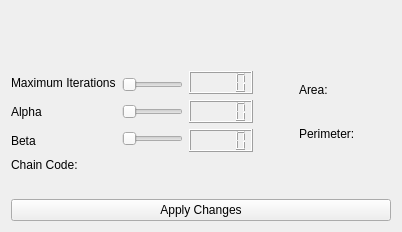
      <widget class="QWidget" name="tab_2">
       <attribute name="title">
        <string>Active Contour</string>
       </attribute>
       <layout class="QVBoxLayout" name="verticalLayout_4">
        <item>
         <layout class="QHBoxLayout" name="horizontalLayout_29">
          <item>
           <widget class="QLabel" name="original_image_tab9">
            <property name="text">
             <string/>
            </property>
           </widget>
          </item>
          <item>
           <widget class="QLabel" name="contoured_image">
            <property name="text">
             <string/>
            </property>
           </widget>
          </item>
         </layout>
        </item>
        <item>
         <spacer name="verticalSpacer_6">
          <property name="orientation">
           <enum>Qt::Vertical</enum>
          </property>
          <property name="sizeType">
           <enum>QSizePolicy::Minimum</enum>
          </property>
          <property name="sizeHint" stdset="0">
           <size>
            <width>20</width>
            <height>40</height>
           </size>
          </property>
         </spacer>
        </item>
        <item>
         <layout class="QHBoxLayout" name="horizontalLayout_31" stretch="5,10,0,0,5,5">
          <item>
           <layout class="QVBoxLayout" name="verticalLayout_17">
            <item>
             <widget class="QLabel" name="max_iterations_label">
              <property name="text">
               <string>Maximum Iterations</string>
              </property>
             </widget>
            </item>
            <item>
             <widget class="QLabel" name="alpha_label">
              <property name="text">
               <string>Alpha</string>
              </property>
             </widget>
            </item>
            <item>
             <widget class="QLabel" name="beta_label">
              <property name="text">
               <string>Beta</string>
              </property>
             </widget>
            </item>
           </layout>
          </item>
          <item>
           <layout class="QVBoxLayout" name="verticalLayout_29">
            <item>
             <widget class="QSlider" name="max_iterations_slider">
              <property name="orientation">
               <enum>Qt::Horizontal</enum>
              </property>
             </widget>
            </item>
            <item>
             <widget class="QSlider" name="alpha_slider">
              <property name="orientation">
               <enum>Qt::Horizontal</enum>
              </property>
             </widget>
            </item>
            <item>
             <widget class="QSlider" name="beta_slider">
              <property name="orientation">
               <enum>Qt::Horizontal</enum>
              </property>
             </widget>
            </item>
           </layout>
          </item>
          <item>
           <layout class="QVBoxLayout" name="verticalLayout_28">
            <item>
             <widget class="QLCDNumber" name="max_iterations_lcd"/>
            </item>
            <item>
             <widget class="QLCDNumber" name="alpha_lcd"/>
            </item>
            <item>
             <widget class="QLCDNumber" name="beta_lcd"/>
            </item>
           </layout>
          </item>
          <item>
           <spacer name="horizontalSpacer_14">
            <property name="orientation">
             <enum>Qt::Horizontal</enum>
            </property>
            <property name="sizeHint" stdset="0">
             <size>
              <width>40</width>
              <height>20</height>
             </size>
            </property>
           </spacer>
          </item>
          <item>
           <layout class="QVBoxLayout" name="verticalLayout_31">
            <item>
             <widget class="QLabel" name="area_label">
              <property name="text">
               <string>Area:</string>
              </property>
             </widget>
            </item>
            <item>
             <widget class="QLabel" name="perimeter_label">
              <property name="text">
               <string>Perimeter:</string>
              </property>
             </widget>
            </item>
           </layout>
          </item>
          <item>
           <layout class="QVBoxLayout" name="verticalLayout_32">
            <item>
             <widget class="QLabel" name="area_value">
              <property name="text">
               <string/>
              </property>
             </widget>
            </item>
            <item>
             <widget class="QLabel" name="perimeter_value">
              <property name="text">
               <string/>
              </property>
             </widget>
            </item>
           </layout>
          </item>
         </layout>
        </item>
        <item>
         <widget class="QLabel" name="label_10">
          <property name="text">
           <string>Chain Code: </string>
          </property>
         </widget>
        </item>
        <item>
         <widget class="QLabel" name="chain_code_values">
          <property name="font">
           <font>
            <pointsize>10</pointsize>
           </font>
          </property>
          <property name="text">
           <string/>
          </property>
         </widget>
        </item>
        <item>
         <widget class="QPushButton" name="apply_changes_btn">
          <property name="text">
           <string>Apply Changes</string>
          </property>
         </widget>
        </item>
       </layout>
      </widget>
